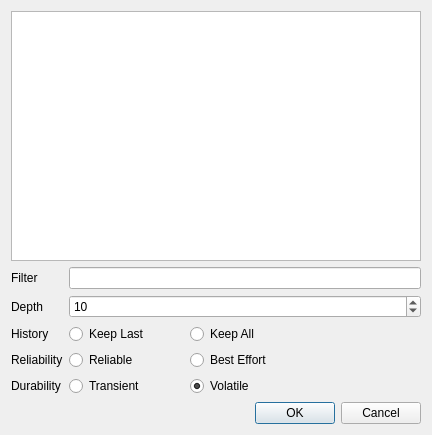
<?xml version="1.0" encoding="UTF-8"?>
<ui version="4.0">
 <class>TopicSelect</class>
 <widget class="QDialog" name="TopicSelect">
  <property name="geometry">
   <rect>
    <x>0</x>
    <y>0</y>
    <width>432</width>
    <height>435</height>
   </rect>
  </property>
  <property name="windowTitle">
   <string>Select Topic</string>
  </property>
  <property name="modal">
   <bool>true</bool>
  </property>
  <layout class="QVBoxLayout" name="verticalLayout">
   <item>
    <widget class="QListWidget" name="topicList">
     <property name="sortingEnabled">
      <bool>true</bool>
     </property>
    </widget>
   </item>
   <item>
    <layout class="QFormLayout" name="formLayout">
     <property name="topMargin">
      <number>0</number>
     </property>
     <property name="bottomMargin">
      <number>0</number>
     </property>
     <item row="2" column="0">
      <widget class="QLabel" name="historyLabel">
       <property name="text">
        <string>History</string>
       </property>
      </widget>
     </item>
     <item row="2" column="1">
      <layout class="QHBoxLayout" name="historyHorizontalLayout">
       <property name="leftMargin">
        <number>0</number>
       </property>
       <item>
        <widget class="QRadioButton" name="historyKeepLastRadioButton">
         <property name="sizePolicy">
          <sizepolicy hsizetype="MinimumExpanding" vsizetype="Fixed">
           <horstretch>0</horstretch>
           <verstretch>0</verstretch>
          </sizepolicy>
         </property>
         <property name="text">
          <string>Keep Last</string>
         </property>
         <property name="checked">
          <bool>true</bool>
         </property>
        </widget>
       </item>
       <item>
        <widget class="QRadioButton" name="historyKeepAllRadioButton">
         <property name="sizePolicy">
          <sizepolicy hsizetype="MinimumExpanding" vsizetype="Fixed">
           <horstretch>0</horstretch>
           <verstretch>0</verstretch>
          </sizepolicy>
         </property>
         <property name="text">
          <string>Keep All</string>
         </property>
        </widget>
       </item>
       <item>
        <spacer name="historyHorizontalSpacer">
         <property name="orientation">
          <enum>Qt::Horizontal</enum>
         </property>
         <property name="sizeHint" stdset="0">
          <size>
           <width>40</width>
           <height>20</height>
          </size>
         </property>
        </spacer>
       </item>
      </layout>
     </item>
     <item row="3" column="0">
      <widget class="QLabel" name="reliabilityLabel">
       <property name="text">
        <string>Reliability</string>
       </property>
      </widget>
     </item>
     <item row="4" column="0">
      <widget class="QLabel" name="durabilityLabel">
       <property name="text">
        <string>Durability</string>
       </property>
      </widget>
     </item>
     <item row="3" column="1">
      <layout class="QHBoxLayout" name="reliabilityHorizontalLayout">
       <property name="leftMargin">
        <number>0</number>
       </property>
       <item>
        <widget class="QRadioButton" name="reliabilityReliableRadioButton">
         <property name="sizePolicy">
          <sizepolicy hsizetype="MinimumExpanding" vsizetype="Fixed">
           <horstretch>0</horstretch>
           <verstretch>0</verstretch>
          </sizepolicy>
         </property>
         <property name="text">
          <string>Reliable</string>
         </property>
         <property name="checked">
          <bool>true</bool>
         </property>
        </widget>
       </item>
       <item>
        <widget class="QRadioButton" name="reliabilityBestEffortRadioButton">
         <property name="sizePolicy">
          <sizepolicy hsizetype="MinimumExpanding" vsizetype="Fixed">
           <horstretch>0</horstretch>
           <verstretch>0</verstretch>
          </sizepolicy>
         </property>
         <property name="text">
          <string>Best Effort</string>
         </property>
        </widget>
       </item>
       <item>
        <spacer name="reliabilityHorizontalSpacer">
         <property name="orientation">
          <enum>Qt::Horizontal</enum>
         </property>
         <property name="sizeHint" stdset="0">
          <size>
           <width>40</width>
           <height>20</height>
          </size>
         </property>
        </spacer>
       </item>
      </layout>
     </item>
     <item row="4" column="1">
      <layout class="QHBoxLayout" name="durabilityHorizontalLayout">
       <property name="leftMargin">
        <number>0</number>
       </property>
       <item>
        <widget class="QRadioButton" name="durabilityTransientRadioButton">
         <property name="sizePolicy">
          <sizepolicy hsizetype="MinimumExpanding" vsizetype="Fixed">
           <horstretch>0</horstretch>
           <verstretch>0</verstretch>
          </sizepolicy>
         </property>
         <property name="text">
          <string>Transient</string>
         </property>
        </widget>
       </item>
       <item>
        <widget class="QRadioButton" name="durabilityVolatileRadioButton">
         <property name="sizePolicy">
          <sizepolicy hsizetype="MinimumExpanding" vsizetype="Fixed">
           <horstretch>0</horstretch>
           <verstretch>0</verstretch>
          </sizepolicy>
         </property>
         <property name="text">
          <string>Volatile</string>
         </property>
         <property name="checked">
          <bool>true</bool>
         </property>
        </widget>
       </item>
       <item>
        <spacer name="durabilityHorizontalSpacer">
         <property name="orientation">
          <enum>Qt::Horizontal</enum>
         </property>
         <property name="sizeHint" stdset="0">
          <size>
           <width>40</width>
           <height>20</height>
          </size>
         </property>
        </spacer>
       </item>
      </layout>
     </item>
     <item row="1" column="1">
      <widget class="QSpinBox" name="depthSpinBox">
       <property name="minimum">
        <number>1</number>
       </property>
       <property name="maximum">
        <number>100</number>
       </property>
       <property name="value">
        <number>10</number>
       </property>
      </widget>
     </item>
     <item row="1" column="0">
      <widget class="QLabel" name="depthLabel">
       <property name="text">
        <string>Depth</string>
       </property>
      </widget>
     </item>
     <item row="0" column="1">
      <widget class="QLineEdit" name="filterLineEdit"/>
     </item>
     <item row="0" column="0">
      <widget class="QLabel" name="filterLabel">
       <property name="text">
        <string>Filter</string>
       </property>
      </widget>
     </item>
    </layout>
   </item>
   <item>
    <widget class="QDialogButtonBox" name="acceptBox">
     <property name="orientation">
      <enum>Qt::Horizontal</enum>
     </property>
     <property name="standardButtons">
      <set>QDialogButtonBox::Cancel|QDialogButtonBox::Ok</set>
     </property>
    </widget>
   </item>
  </layout>
 </widget>
 <resources/>
 <connections>
  <connection>
   <sender>acceptBox</sender>
   <signal>accepted()</signal>
   <receiver>TopicSelect</receiver>
   <slot>accept()</slot>
   <hints>
    <hint type="sourcelabel">
     <x>306</x>
     <y>243</y>
    </hint>
    <hint type="destinationlabel">
     <x>157</x>
     <y>274</y>
    </hint>
   </hints>
  </connection>
  <connection>
   <sender>acceptBox</sender>
   <signal>rejected()</signal>
   <receiver>TopicSelect</receiver>
   <slot>reject()</slot>
   <hints>
    <hint type="sourcelabel">
     <x>316</x>
     <y>260</y>
    </hint>
    <hint type="destinationlabel">
     <x>286</x>
     <y>274</y>
    </hint>
   </hints>
  </connection>
 </connections>
</ui>
